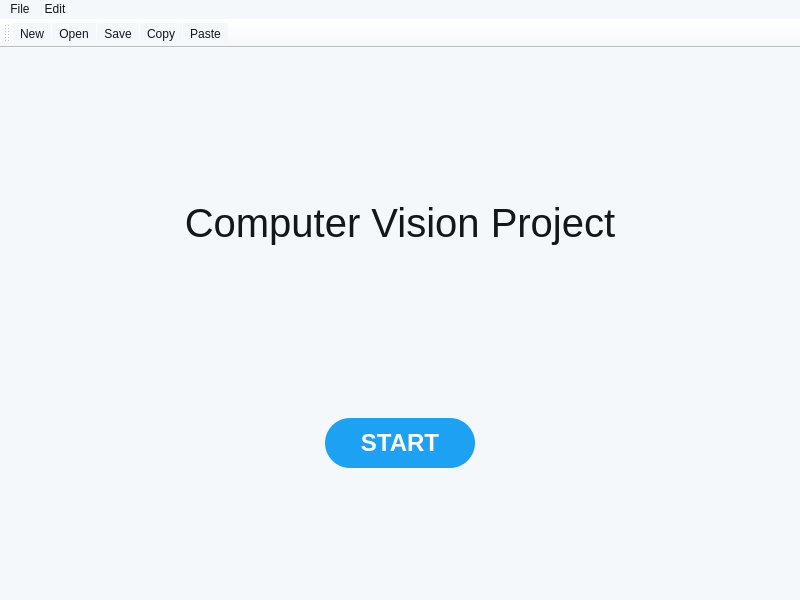
<?xml version="1.0" encoding="UTF-8"?>
<ui version="4.0">
 <class>MainWindow</class>
 <widget class="QMainWindow" name="MainWindow">
  <property name="geometry">
   <rect>
    <x>0</x>
    <y>0</y>
    <width>800</width>
    <height>600</height>
   </rect>
  </property>
  <property name="minimumSize">
   <size>
    <width>800</width>
    <height>600</height>
   </size>
  </property>
  <property name="maximumSize">
   <size>
    <width>1920</width>
    <height>1080</height>
   </size>
  </property>
  <property name="windowTitle">
   <string>APA Project Computer Vision</string>
  </property>
  <property name="windowIcon">
   <iconset>
    <normaloff>Icon.png</normaloff>Icon.png</iconset>
  </property>
  <property name="styleSheet">
   <string notr="true">background-color: rgb(245, 248, 250);
color: rgb(20, 23, 26);</string>
  </property>
  <property name="documentMode">
   <bool>true</bool>
  </property>
  <property name="dockNestingEnabled">
   <bool>false</bool>
  </property>
  <property name="unifiedTitleAndToolBarOnMac">
   <bool>false</bool>
  </property>
  <widget class="QWidget" name="centralwidget">
   <widget class="QLabel" name="main_label">
    <property name="geometry">
     <rect>
      <x>150</x>
      <y>50</y>
      <width>500</width>
      <height>250</height>
     </rect>
    </property>
    <property name="sizePolicy">
     <sizepolicy hsizetype="Preferred" vsizetype="Preferred">
      <horstretch>0</horstretch>
      <verstretch>0</verstretch>
     </sizepolicy>
    </property>
    <property name="minimumSize">
     <size>
      <width>250</width>
      <height>250</height>
     </size>
    </property>
    <property name="baseSize">
     <size>
      <width>250</width>
      <height>250</height>
     </size>
    </property>
    <property name="font">
     <font>
      <pointsize>30</pointsize>
      <italic>false</italic>
      <bold>false</bold>
      <kerning>true</kerning>
     </font>
    </property>
    <property name="styleSheet">
     <string notr="true"/>
    </property>
    <property name="frameShape">
     <enum>QFrame::NoFrame</enum>
    </property>
    <property name="frameShadow">
     <enum>QFrame::Plain</enum>
    </property>
    <property name="text">
     <string>Computer Vision Project</string>
    </property>
    <property name="textFormat">
     <enum>Qt::AutoText</enum>
    </property>
    <property name="scaledContents">
     <bool>true</bool>
    </property>
    <property name="alignment">
     <set>Qt::AlignCenter</set>
    </property>
    <property name="textInteractionFlags">
     <set>Qt::NoTextInteraction</set>
    </property>
   </widget>
   <widget class="QPushButton" name="startButton">
    <property name="geometry">
     <rect>
      <x>325</x>
      <y>370</y>
      <width>150</width>
      <height>50</height>
     </rect>
    </property>
    <property name="minimumSize">
     <size>
      <width>150</width>
      <height>50</height>
     </size>
    </property>
    <property name="mouseTracking">
     <bool>true</bool>
    </property>
    <property name="tabletTracking">
     <bool>false</bool>
    </property>
    <property name="focusPolicy">
     <enum>Qt::ClickFocus</enum>
    </property>
    <property name="styleSheet">
     <string notr="true">QPushButton
{
color: #fff;
background-color: rgb(29, 161,242);
border-radius: 25%;
font-size: 24px;
font-weight: bold;
}
QPushButton:hover
{
background-color: rgb(50, 119, 194);
}
</string>
    </property>
    <property name="text">
     <string>START</string>
    </property>
   </widget>
  </widget>
  <widget class="QStatusBar" name="statusbar"/>
  <widget class="QToolBar" name="toolBar">
   <property name="windowTitle">
    <string>toolBar</string>
   </property>
   <attribute name="toolBarArea">
    <enum>TopToolBarArea</enum>
   </attribute>
   <attribute name="toolBarBreak">
    <bool>false</bool>
   </attribute>
   <addaction name="actionNew"/>
   <addaction name="actionOpen"/>
   <addaction name="actionSave"/>
   <addaction name="actionCopy"/>
   <addaction name="actionPaste"/>
  </widget>
  <widget class="QMenuBar" name="menuBar">
   <property name="geometry">
    <rect>
     <x>0</x>
     <y>0</y>
     <width>800</width>
     <height>22</height>
    </rect>
   </property>
   <widget class="QMenu" name="menuFile">
    <property name="title">
     <string>File</string>
    </property>
    <addaction name="actionNew"/>
    <addaction name="actionOpen"/>
    <addaction name="actionSave"/>
   </widget>
   <widget class="QMenu" name="menuEdit">
    <property name="title">
     <string>Edit</string>
    </property>
    <addaction name="actionCopy"/>
    <addaction name="actionPaste"/>
   </widget>
   <addaction name="menuFile"/>
   <addaction name="menuEdit"/>
  </widget>
  <action name="actionNew">
   <property name="text">
    <string>New</string>
   </property>
   <property name="iconVisibleInMenu">
    <bool>true</bool>
   </property>
  </action>
  <action name="actionOpen">
   <property name="text">
    <string>Open</string>
   </property>
  </action>
  <action name="actionSave">
   <property name="text">
    <string>Save</string>
   </property>
  </action>
  <action name="actionCopy">
   <property name="text">
    <string>Copy</string>
   </property>
  </action>
  <action name="actionPaste">
   <property name="text">
    <string>Paste</string>
   </property>
  </action>
 </widget>
 <resources/>
 <connections/>
</ui>
